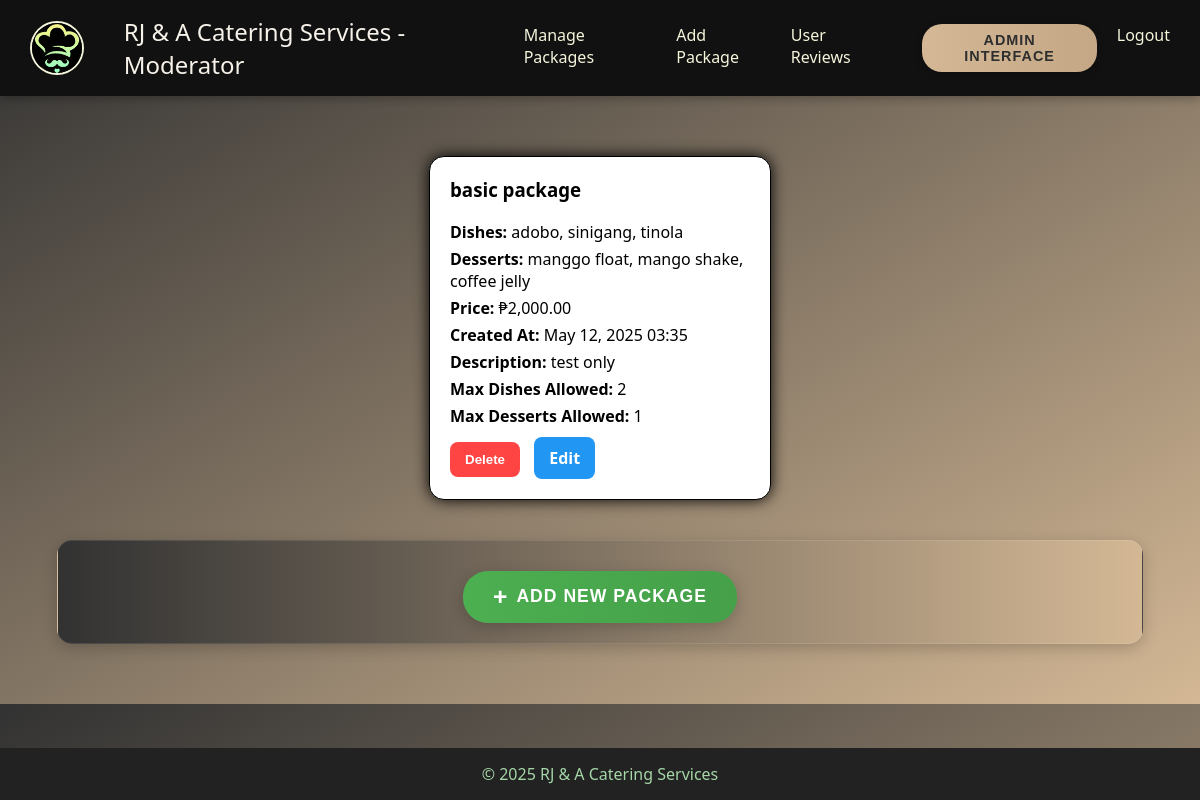
/mod_packages.php (signed in), run on the app's committed database.
### tables this page shows
CREATE TABLE `packages` (
  `id` int(11) NOT NULL,
  `package_name` varchar(100) NOT NULL,
  `price` decimal(10,2) NOT NULL,
  `dishes` text NOT NULL,
  `desserts` text NOT NULL,
  `status` enum('available','unavailable') DEFAULT 'available',
  `created_at` timestamp NOT NULL DEFAULT current_timestamp(),
  `max_dishes` int(11) DEFAULT 0,
  `max_desserts` int(11) DEFAULT 0,
  `description` text DEFAULT NULL
);

### mod_packages.php (the view, shortened to what this page needs)
<?php
include('connection.php');
$user_id = $_SESSION['user_id'];
$query = "SELECT role FROM registertb WHERE userid = ?";
$stmt = $conn->prepare($query);
$stmt->bind_param("i", $user_id);
$stmt->execute();
$result = $stmt->get_result();
$user = $result->fetch_assoc();
$is_admin = ($user['role'] === 'admin');
$result = mysqli_query($conn, "SELECT * FROM packages ORDER BY created_at DESC");
?>
<!DOCTYPE html>
<html lang="en">
<head>
</head>
<body>
    <nav class="navbar">
        <div class="navbar-left">
            <img src="logo.jfif" alt="Logo" class="logo-img">
            <span class="greeting">RJ & A Catering Services - Moderator</span>
        </div>
        <div class="nav-links">
            <a href="mod_packages.php">Manage Packages</a>
            <a href="mod_add_packages.php">Add Package</a>
            <a href="mod_review_page.php">User Reviews</a>
            <?php if ($is_admin): ?>
            <button class="admin-switch-btn" onclick="window.location.href='admin_dashboard.php'">
                Admin Interface
            </button>
            <?php endif; ?>
            <a href="logout.php">Logout</a>
        </div>
    </nav>
    <div class="container">
        <?php if (mysqli_num_rows($result) > 0): ?>
            <?php while ($row = mysqli_fetch_assoc($result)) : ?>
                <div class="package">
                    <h3><?= htmlspecialchars($row['package_name']) ?></h3>
                    <p><strong>Dishes:</strong> <?= nl2br(htmlspecialchars($row['dishes'])) ?></p>
                    <p><strong>Desserts:</strong> <?= nl2br(htmlspecialchars($row['desserts'])) ?></p>
                    <p><strong>Price:</strong> ₱<?= number_format($row['price'], 2) ?></p>
                    <p><strong>Created At:</strong> <?= date("F j, Y H:i", strtotime($row['created_at'])) ?></p>
                    <p><strong>Description:</strong> <?= nl2br(htmlspecialchars($row['description'])) ?></p>
                    <p><strong>Max Dishes Allowed:</strong> <?= $row['max_dishes'] ?></p>
                    <p><strong>Max Desserts Allowed:</strong> <?= $row['max_desserts'] ?></p>
                    <form method="get" onsubmit="return confirm('Are you sure you want to delete this package?');" style="display:inline;">
                        <button type="submit" class="delete-btn">Delete</button>
                    </form>
                    <a href="mod_edit_packages.php?id=<?= $row['id'] ?>" class="edit-btn">Edit</a>
                </div>
            <?php endwhile; ?>
        <?php else: ?>
            <div class="no-packages">
                No packages were added yet. Please add a new package to get started.
            </div>
        <?php endif; ?>
        <div class="add-package-container">
            <a href="mod_add_packages.php" style="text-decoration: none;">
                <button class="add-package-btn">Add New Package</button>
            </a>
        </div>
    </div>
    <footer>&copy; 2025 RJ & A Catering Services</footer>
</body>
</html>

### mod_packages.php (style rules this page uses)
body { font-family: 'Segoe UI', sans-serif; background: linear-gradient(to bottom right, #323232, #d4b895); color: #fff; margin: 0; padding: 0; }
.navbar { background-color: #111; display: flex; align-items: center; justify-content: space-between; padding: 15px 30px; box-shadow: 0 2px 10px rgba(0,0,0,0.3); position: relative; }
.navbar-left { display: flex; align-items: center; }
.greeting { font-size: 1.5rem; color: #f7f2e9; margin-left: 25px; }
.logo-img { width: 50px; height: 50px; border-radius: 50%; object-fit: cover; margin-right: 15px; border: 2px solid beige; }
.nav-links { display: flex; gap: 20px; }
.nav-links a { color: beige; text-decoration: none; font-weight: 500; transition: color 0.3s ease; }
.container { padding: 40px 20px; display: flex; flex-wrap: wrap; justify-content: center; }
.package { background: white; border: 1px solid black; color: black; border-radius: 15px; box-shadow: 0 0 15px black; padding: 20px; width: 300px; margin: 20px; position: relative; }
.package h3 { margin-top: 0; }
.package p { margin: 5px 0; }
.delete-btn { background-color: #ff4444; color: white; padding: 10px 15px; border: none; border-radius: 8px; cursor: pointer; font-weight: bold; margin-top: 10px; }
footer { background-color: #222; color: #a5d6a7; text-align: center; padding: 15px 0; position: fixed; width: 100%; bottom: 0; }
.edit-btn { background-color: #2196f3; color: white; padding: 10px 15px; text-decoration: none; border-radius: 8px; font-weight: bold; margin-left: 10px; display: inline-block; }
.add-package-container { background: linear-gradient(to right, #323232, #d4b895); color: #fff; padding: 20px; border-radius: 15px; width: 90%; text-align: center; margin: 20px auto; box-shadow: 0 4px 15px rgba(0, 0, 0, 0.2); border: 1px solid rgba(255, 255, 255, 0.1); }
.add-package-btn { background: linear-gradient(to right, #4CAF50, #45a049); color: white; border: none; font-size: 1.1em; padding: 12px 30px; border-radius: 25px; cursor: pointer; margin-top: 10px; font-weight: bold; text-transform: uppercase; letter-spacing: 1px; transition: all 0.3s ease; box-shadow: 0 4px 15px rgba(0, 0, 0, 0.2); display: inline-flex; align-items: center; gap: 8px; }
.add-package-btn::before { content: '+'; font-size: 1.4em; font-weight: bold; }
.admin-switch-btn { background: linear-gradient(to right, #d4b895, #c4a785); color: #2e2e2e; border: none; font-size: 0.9em; padding: 8px 15px; border-radius: 20px; cursor: pointer; font-weight: bold; text-transform: uppercase; letter-spacing: 1px; transition: all 0.3s ease; box-shadow: 0 2px 8px rgba(0, 0, 0, 0.2); display: inline-flex; align-items: center; gap: 8px; margin-left: 15px; }

### data on the page
packages: package_name "basic package", dishes "adobo, sinigang, tinola", desserts "manggo float, mango shake, coffee jelly", price "2,000.00", created_at "May 12, 2025 03:35", description "test only", max_dishes "2", max_desserts "1"
